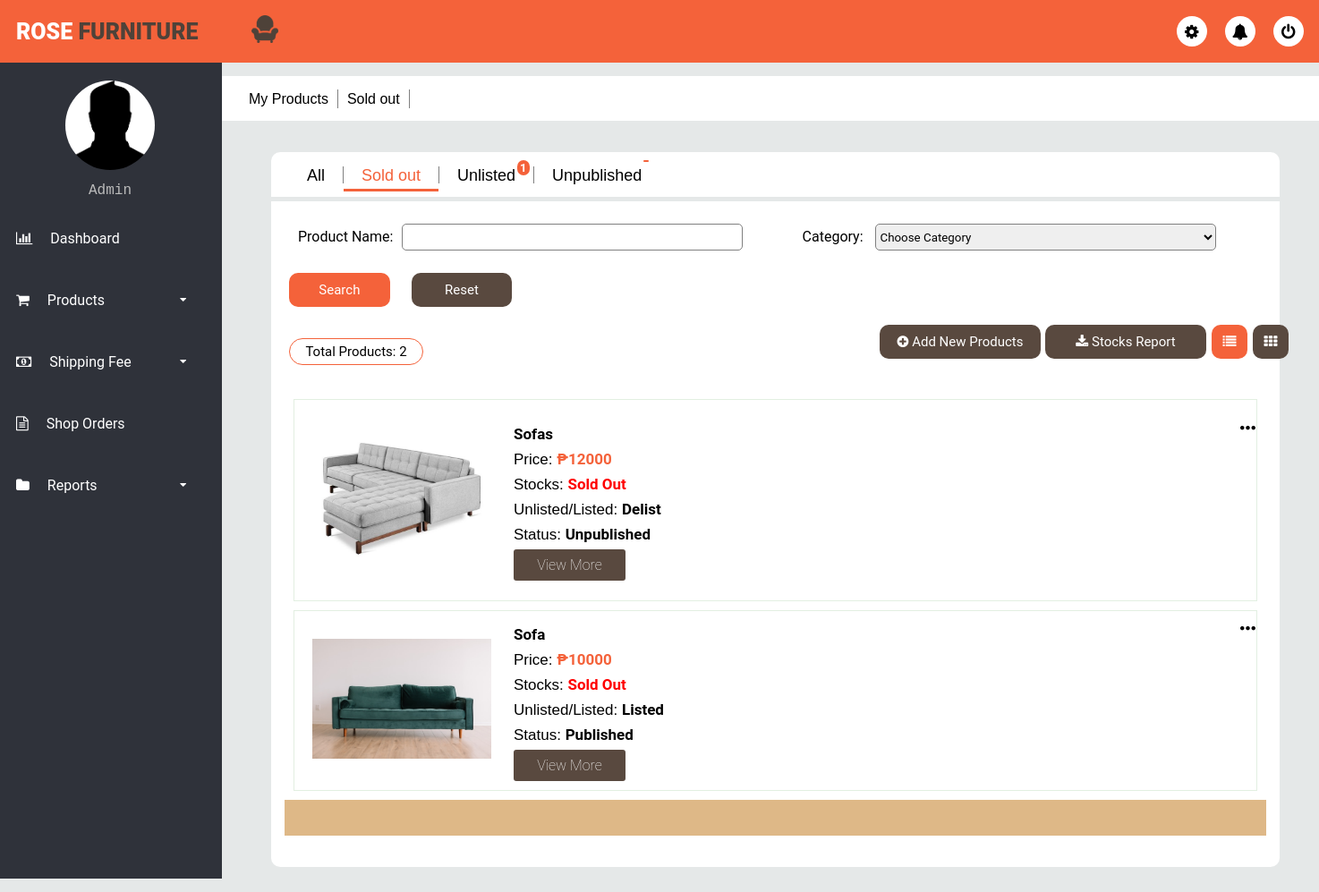
The page /forms/clerk/myproducts_soldout_list.php (signed in) on the database its author committed.
### tables this page shows
CREATE TABLE `products` (
  `Product_ID` int(11) NOT NULL,
  `Product_Name` varchar(100) NOT NULL,
  `Price` varchar(100) NOT NULL,
  `Stocks` varchar(100) NOT NULL,
  `Brand` varchar(100) NOT NULL,
  `Materials` varchar(100) NOT NULL,
  `Furniture_Type` varchar(100) NOT NULL,
  `Style` varchar(100) NOT NULL,
  `Color` varchar(100) NOT NULL,
  `Height` varchar(100) NOT NULL,
  `Width` varchar(100) NOT NULL,
  `Weight` varchar(100) NOT NULL,
  `Model` varchar(100) NOT NULL,
  `Pattern` varchar(100) NOT NULL,
  `Description` text NOT NULL,
  `Cover_Photo` text NOT NULL,
  `Image1` text NOT NULL,
  `Image2` text NOT NULL,
  `Image3` text NOT NULL,
  `Image4` text NOT NULL,
  `Image5` text NOT NULL,
  `DelistOrListed` varchar(100) NOT NULL,
  `UnpublishedOrPublished` varchar(100) NOT NULL,
  `ProductCategory_ID` int(11) NOT NULL
);

### server/myproducts_soldout_list.php (called while the page is built, shortened)
<?php
$sqlunlisted="SELECT COUNT(*) as unlisted FROM `products` WHERE `DelistOrListed` = 'Delist'";
$resultunlisted = mysqli_query($conn, $sqlunlisted);
while($row = mysqli_fetch_assoc($resultunlisted)){
  $unlisted =$row['unlisted'];
}
if($unlisted==0){
	$unlistedresult = "";
}elseif($unlisted>99){
	$unlistedresult = "99+";
}else{
	$unlistedresult = $unlisted;
}
$sqlunpublish="SELECT COUNT(*) as unpublish FROM `products` WHERE `DelistOrListed` = 'Listed' AND `UnpublishedOrPublished` ='Unpublished'";
$resultunpublish = mysqli_query($conn, $sqlunpublish);
while($row = mysqli_fetch_assoc($resultunpublish)){
  $unpublish =$row['unpublish'];
}
if($unpublish==0){
	$unpublishresult = "";
}elseif($unpublish>99){
	$unpublishresult = "99+";
}else{
	$unpublishresult = $unpublish;
}
$sqldisplaytotal="SELECT COUNT(Product_ID) as total FROM `products` WHERE `Stocks` = 0 ORDER BY Product_ID DESC";
$resultdisplaytotal = mysqli_query($conn, $sqldisplaytotal);
while($row = mysqli_fetch_assoc($resultdisplaytotal)){
  $total =$row['total'];
}
	if(isset($_POST['productname']) && isset($_POST['productcategory'])){
	$searchKeywordproductname = $_POST['productname'];
	$searchKeywordproductcategory = $_POST['productcategory'];
	if ((empty($searchKeywordproductname)) && (empty($searchKeywordproductcategory))){
		header("Location: ../../forms/clerk/myproducts_all_list.php");
	}elseif((empty($searchKeywordproductname))){
		header("Location: ../../forms/clerk/myproducts_all_list.php");
	}elseif((empty($searchKeywordproductcategory))){
		header("Location: ../../forms/clerk/myproducts_all_list.php");
	}else{
	$query=mysqli_query($conn,"SELECT COUNT(Product_ID) FROM products WHERE `Stocks` = 0 ORDER BY Product_ID DESC");
	$row = mysqli_fetch_row($query);
	$rows = $row[0];
	$page_rows = 10;
	$last = ceil($rows/$page_rows);
	if($last < 1){
		$last = 1;
	}
	$pagenum = 1;
	if(isset($_GET['pn'])){
		$pagenum = preg_replace('#[^0-9]#', '', $_GET['pn']);
	}
	if ($pagenum < 1) {
		$pagenum = 1;
	}
	else if ($pagenum > $last) {
		$pagenum = $last;
	}
	$limit = 'LIMIT ' .($pagenum - 1) * $page_rows .',' .$page_rows;
	$nquery=mysqli_query($conn,"SELECT * FROM products WHERE `Stocks` = 0 AND Product_Name LIKE '%$searchKeywordproductname%' AND ProductCategory_ID LIKE '%$searchKeywordproductcategory%'");
	$paginationCtrls = '';
	if($last != 1){
	if ($pagenum > 1) {
        $previous = $pagenum - 1;
		$paginationCtrls .= '<a href="'.$_SERVER['PHP_SELF'].'?pn='.$previous.'" class="btn btn-default">Previous</a> &nbsp; &nbsp; ';
		for($i = $pagenum-4; $i < $pagenum; $i++){
			if($i > 0){
		        $paginationCtrls .= '<a href="'.$_SERVER['PHP_SELF'].'?pn='.$i.'" class="btn btn-default">'.$i.'</a> &nbsp; ';
			}
	    }
    }
	$paginationCtrls .= ''.$pagenum.' &nbsp; ';
	for($i = $pagenum+1; $i <= $last; $i++){
		$paginationCtrls .= '<a href="'.$_SERVER['PHP_SELF'].'?pn='.$i.'" class="btn btn-default">'.$i.'</a> &nbsp; ';
		if($i >= $pagenum+4){
			break;
		}
	}
    if ($pagenum != $last) {
        $next = $pagenum + 1;
        $paginationCtrls .= ' &nbsp; &nbsp; <a href="'.$_SERVER['PHP_SELF'].'?pn='.$next.'" class="btn btn-default">Next</a> ';
    }
	}
	}
}
	else{
	$page_rows = 10;
	$pagenum = 1;
	$limit = 'LIMIT ' .($pagenum - 1) * $page_rows .',' .$page_rows;
	$nquery=mysqli_query($conn,"SELECT * FROM `products` WHERE `Stocks` = 0 ORDER BY Product_ID DESC $limit");
}if (isset($_POST['reset'])) {
	header("Location: ../clerk/myproducts_soldout_list.php");
}
?>

### forms/clerk/myproducts_soldout_list.php (the view, shortened to what this page needs)
<?php
include "../../server/connection/db_conn.php";
include "../../server/myproducts_soldout_list.php";
?>
<!DOCTYPE html>
<html>
<head>
	<link rel="stylesheet" type="text/css" href="../../style/css/clerk/myproducts_list.css">
</head>
<body>
<?php
if(isset($_SESSION['Username'])){
?>
	<?php include 'navigationbar.php'; ?>
	<div class="main-container">
		<div class="sub-header-menu">
			<ul>
				<li><a>My Products</a></li>
				<li><a>Sold out</a></li>
			</ul>
		</div>
		<div class="card">
			<section class="table-menu">
				<div>
					<ul>
						<li><a href="myproducts_all_list.php">All</a></li>
						<li><a href="myproducts_soldout_list.php" class="active">Sold out</a></li>
						<li><a href="myproducts_unlisted_list.php">Unlisted<div class="totalnotifyunlisted">
						<?php if($unlistedresult == 0){
							echo "";
						}else{
							echo "<span class='label'>".$unlistedresult. "</span>";
						}?></div></a></li>
						<li><a href="myproducts_unpublished_list.php">Unpublished<div class="totalnotifyunpublish">
						<?php if($unpublishresult == 0){
							echo "";
						}else{
							echo "<span class='label'>".$unpublishresult. "</span>";
						}?></div></a></li>
					</ul>
				</div>
			</section>
			<section class="viewing-page">
				<form method="post">
					<table class="search">
						<tr>
							<td class="label">Product Name:<input autocomplete="off" type="text" name="productname" required=""></td>
							<td class="label">Category:
								<select name="productcategory" id="productcategory" class="selectoption" required>
			                  	<option value="">Choose Category</option>
               				 	</select>
							</td>
						</tr>
					</table>
					<button class="search-btn" name="search">Search</button>
					<button class="reset-btn" name="reset">Reset</a></button>
				</form>
				<div class="display">
					<p><?php echo "Total Products: $total"; ?></p>
					<button class="btn-add"><a href="addnewproducts.php"><i class="fa fa-plus-circle" aria-hidden="true"></i> Add New Products</a></button>
					<form method="post" action="../../server/stocksreport_clerk.php">
						<button class="btn-re" type="submit" name="export"><i class="fa fa-download" aria-hidden="true"></i> Stocks Report</button>
					</form>
						<button class="list active"><a href="myproducts_soldout_list.php"><i class="fa fa-list" aria-hidden="true"></i></a></button>
						<button class="grid"><a href="myproducts_soldout_grid.php"><i class="fa fa-th" aria-hidden="true"></i></a></button>
				</div>
				<div class="wrapper">
					<div class="view_main">
						<div class="view_wrap list-view" style="display: block;">
							<?php if(mysqli_num_rows($nquery) == 0){?>
								<div class="vi_left">
									<h2 class="empty">List is empty</h2>
								</div>
							<?php
							}else{
								while($row = mysqli_fetch_array($nquery)){
							?>
						<div class="view_item">
						<div class="vi_left">
							<a href="updateproduct_soldout_list.php?product=<?php echo $row['Product_ID']; ?>"><img src="../../style/assets/products/<?php echo $row['Cover_Photo']; ?>"></a>
						</div>
						<div class="vi_right">
							<p class="content"><b><?php echo $row['Product_Name']; ?></b></p>
							<nav class="more-options">
								<ul>
									<li class="dropdown"><a href="#"><i class="fa fa-circle dot" aria-hidden="true"></i><i class="fa fa-circle dot" aria-hidden="true"></i><i class="fa fa-circle dot" aria-hidden="true"></i></a>
							    	</li>
							  	</ul>
							</nav>
							<p class="content">Price: <b class="price">₱<?php echo $row['Price']; ?></b></p>
							<p class="content">Stocks:
							<?php if($row['Stocks'] == 0){
								echo "<b class='soldout'>Sold Out</b>";
							}else{
								echo "<b class='stocks'>".$row['Stocks']."</b>";
							} ?></p>
							<p class="content">Unlisted/Listed: <b><?php echo $row['DelistOrListed']; ?></b></p>
							<p class="content">Status: <b><?php echo $row['UnpublishedOrPublished']; ?></b></p>
							<div class="btn"><a href="myproducts_soldout_viewmore_list.php?product=<?php echo $row['Product_ID']; ?>">View More</a></div>
						</div>
						</div>
							<?php
								}
							}
							?>
						<div class="controls" id="pagination_controls"><?php echo $paginationCtrls; ?></div>
						</div>
					</div>
				</div>
			</section>
		</div>
	</div>
<?php
}else{
	header("Location:../login.php");
	exit();
}
?>
</body>
</html>

### style/css/clerk/navigationbar.css (style rules this page uses)
* { margin: :0; padding: 0; list-style: none; text-decoration: none; box-sizing: border-box; font-family: "Roboto", sans-serif; }
body { background: rgb(229, 232, 232); }

### rows shown on the page
products: Cover_Photo (picture), Product_Name "Sofas", Price "12000", Stocks "Sold Out", DelistOrListed "Delist", UnpublishedOrPublished "Unpublished"
products: Cover_Photo (picture), Product_Name "Sofa", Price "10000", Stocks "Sold Out", DelistOrListed "Listed", UnpublishedOrPublished "Published"

### other values the page prints
$_SESSION['Username'] "Admin"
$unlistedresult "1"
$total "2"
